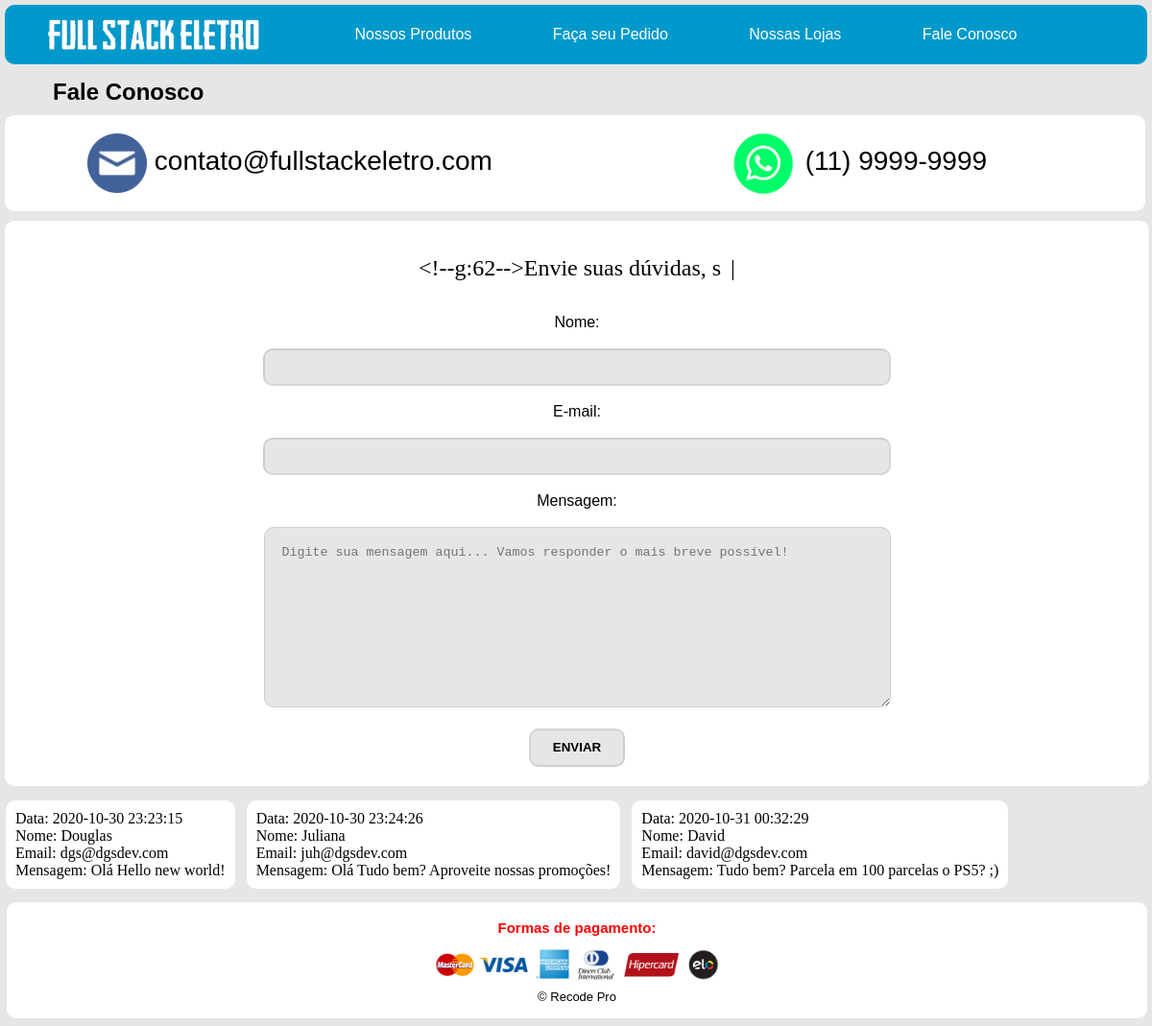
The app's page /contato.php with its own data.
### tables this page shows
CREATE TABLE IF NOT EXISTS `comentarios` (
  `id` int NOT NULL AUTO_INCREMENT,
  `nome` varchar(100) NOT NULL,
  `email` varchar(100) NOT NULL,
  `msg` varchar(300) NOT NULL,
  `data` datetime DEFAULT CURRENT_TIMESTAMP,
  PRIMARY KEY (`id`)
);

### contato.php (the view, shortened to what this page needs)
<?php
require_once('link.php');
?>
<!DOCTYPE html>
<html lang="pt-BR">
    <head>
        <link rel="stylesheet" href="estilo.css">
    </head>
    <body>
        <header>
            <h2 class="header">Fale Conosco</h2>
        </header>
        <section class="contatos">
            <span class="email">
                <p class="contp"><img class="logocontato" src="./assets/lgmail.png">
                contato@fullstackeletro.com</p>
            </span>
            <span class="tel">
                <p class="contp"><img class="logocontato2" src="./assets/WhatsApp.png">
                (11) 9999-9999</p>
            </span>
        </section>
        <section class="formu">
        <form method="post" action="">
            <h1 class="efeito2">Envie suas dúvidas, sugestões ou reclamações:</h1><br>
            <p>Nome:</p>
            <br>
            <input class="nome" name="nome" type="text">
            <br>
            <br>
            <p>E-mail:</p>
            <br>
            <input class="nome" name="email" type="e-mail">
            <br>
            <br>
            <p>Mensagem:</p>
            <br>
            <textarea class="text" name="msg" placeholder="Digite sua mensagem aqui... Vamos responder o mais breve possível!"></textarea>
            <br>
            <br>
            <input type="submit" name="submit" value="ENVIAR">
        </form>
        </section>
<?php
$sql = "SELECT * FROM comentarios";
$resultado = $link->query($sql);
if ($resultado->num_rows > 0){
       while($rows = $resultado->fetch_assoc()) {
           echo "<div>";
           echo "Data: ", $rows['data'],"<br>";
           echo "Nome: ", $rows['nome'],"<br>";
           echo "Email: ", $rows['email'],"<br>";
           echo "Mensagem: ", $rows['msg'],"<br>";
           echo "</div>";
       }
} else {
    echo "Nenhum comentário ainda!";
}
?>
    </body>
</html>

### estilo.css (style rules this page uses)
* { padding: 0; margin: 0; }
body { font-family: Arial, Helvetica, sans-serif; background-color: #e6e6e6; }
.logo { width: 220px; height: 32px; vertical-align: middle; margin: 15px; }
.header { margin: 0 0 0 45px; padding: 10px; }
#pagamentos { color: red; font-weight: bold; padding: 18px 0 0 0; font-size: 15px; height: 25px; }
#copy { font-size: 13px; padding: 0 0 15px 0; }
.menu { background-color: #0099cc; margin: 5px 5px 5px 5px; border-radius: 10px; }
.menu a { color: #fff; text-decoration: none; padding: 0px 50px 0px 30px; vertical-align: middle; font-size: 16px; }
#rodape { width: 99%; text-align: center; border-radius: 10px; background-color: white; margin: 8px 0 8px 7px; }
.contatos { background-color: white; width: 99%; border-radius: 10px; margin: 0 0 0 5px; }
.email { display: inline-block; width: 50%; margin: 15px 0 15px 0; }
.tel { display: inline-block; width: 49%; margin: 15px 0 15px 0; }
.logocontato { width: 62px; height: 62px; text-align: center; vertical-align: middle; }
.logocontato2 { width: 70px; height: 70px; text-align: center; vertical-align: middle; }
.contp { text-align:center; font-size: 28px; vertical-align: top; }
.formu { width: 96%; background-color: white; border-radius: 10px; text-align: center; margin: 10px 5px 0 5px; padding: 20px; }
input { width: 100px; height: 40px; background-color: #e6e6e6; border-radius: 10px; border-color: rgba(1,1,1, 0.1); font-weight: bold; }
textarea { border-radius: 10px; background-color: #e6e6e6; width: 615px; height: 150px; border-color: rgba(1,1,1, 0.1); }
.nome { width: 650px; height: 35px; }
.text { padding: 18px; }
.efeito2 { text-align: center; color: #000; font-size: 1.5rem; font-weight: normal; line-height: 1.2; font-family: Rubik; max-width: 42.5rem; margin: 0.9375rem auto; }
.efeito2::after { content: "|"; opacity: 1; margin-left: 10px; display: inline-block; -webkit-animation: blink 0.7s infinite; animation: blink 0.7s infinite; }

### contato.php (style rules this page uses)
div { display: inline-flex; background-color: #fff; border-radius: 10px; font-family: Rubik; color: #000; margin: 15px 6px 6px 6px; padding: 10px; }

### records on screen
comentarios: data "2020-10-30 23:23:15", nome "Douglas", email "dgs@dgsdev.com", msg "Olá Hello new world!"
comentarios: data "2020-10-30 23:24:26", nome "Juliana", email "juh@dgsdev.com", msg "Olá Tudo bem? Aproveite nossas promoções!"
comentarios: data "2020-10-31 00:32:29", nome "David", email "david@dgsdev.com", msg "Tudo bem? Parcela em 100 parcelas o PS5? ;)"
